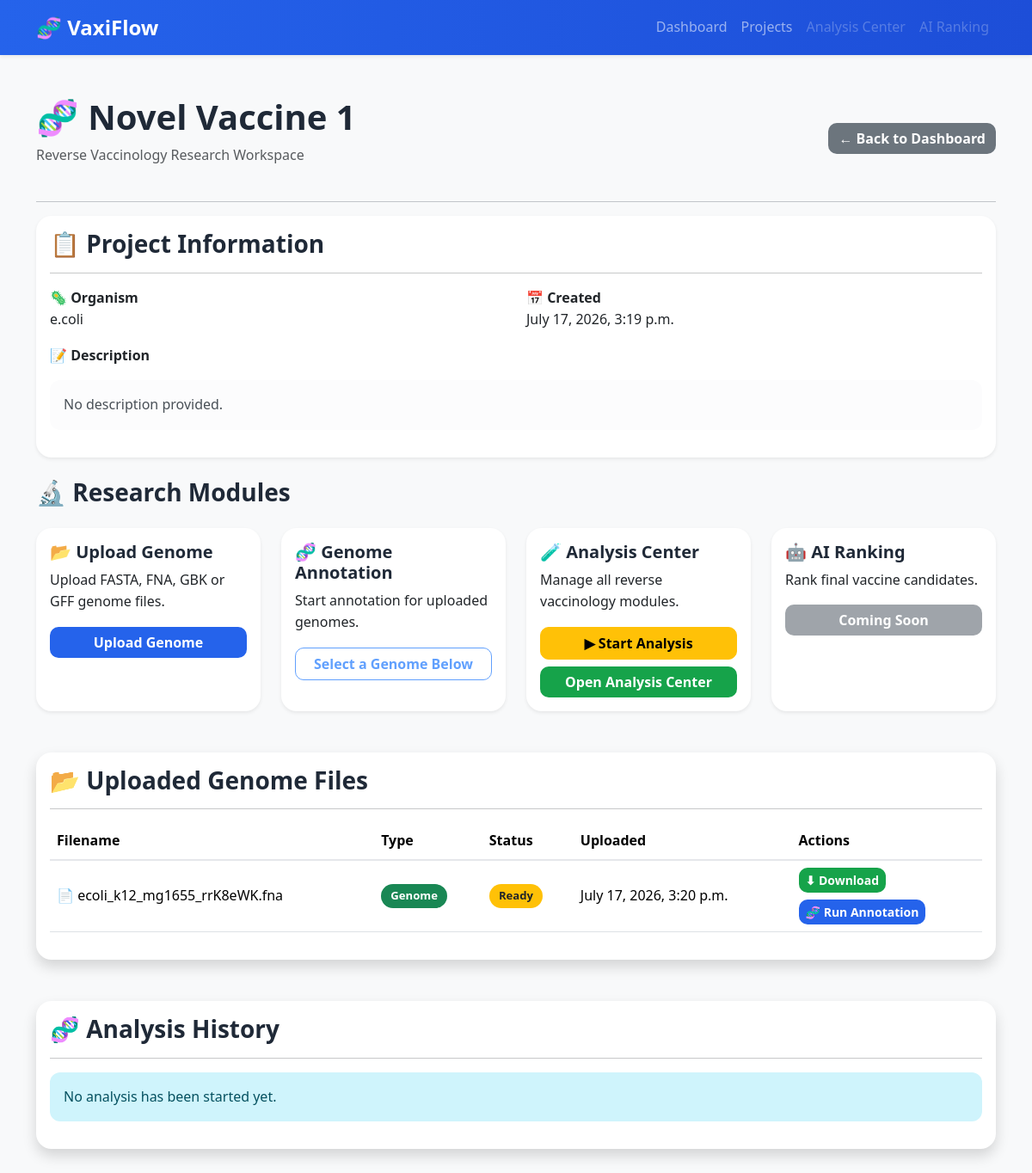
The app's page /projects/2/ with its own data.
### users/models.py (models this page shows, shortened)
class Project(models.Model):
    project_name = models.CharField(max_length=200)
    organism = models.CharField(max_length=300)
    description = models.TextField(blank=True)
    created_at = models.DateTimeField(auto_now_add=True)

class Genome(models.Model):
    project = models.ForeignKey(
        Project,
        on_delete=models.CASCADE,
        related_name="genomes"
    )
    genome_file = models.FileField(
        upload_to="genomes/"
    )
    uploaded_at = models.DateTimeField(
        auto_now_add=True
    )

### users/views.py (the view)
def project_detail(request, project_id):
    project = get_object_or_404(
        Project,
        id=project_id,
    )
    genomes = (
        Genome.objects.filter(
            project=project,
        )
        .order_by("-uploaded_at")
    )
    analyses = (
        Analysis.objects.filter(
            project=project,
        )
        .order_by("-started_at")
    )
    workflow_run = (
        WorkflowRun.objects.filter(
            project=project,
        )
        .order_by("-started_at")
        .first()
    )
    workflow_tasks = []
    if workflow_run:
        workflow_tasks = (
            workflow_run.tasks.select_related(
                "stage"
            )
            .order_by(
                "stage__order"
            )
        )
    return render(
        request,
        "projects/detail.html",
        {
            "project": project,
            "genomes": genomes,
            "analyses": analyses,
            "workflow_run": workflow_run,
            "workflow_tasks": workflow_tasks,
        },
    )

### templates/projects/detail.html
{% extends "base.html" %}
{% block content %}
<div class="d-flex justify-content-between align-items-center mb-4">
    <div>
        <h1>🧬 {{ project.project_name }}</h1>
        <p class="text-muted">
            Reverse Vaccinology Research Workspace
        </p>
    </div>
    <a href="/" class="btn btn-secondary">
        ← Back to Dashboard
    </a>
</div>
<hr>
<div class="card shadow-sm mb-4">
    <div class="card-body">
        <h3>📋 Project Information</h3>
        <hr>
        <div class="row">
            <div class="col-md-6">
                <p>
                    <strong>🦠 Organism</strong><br>
                    {{ project.organism }}
                </p>
            </div>
            <div class="col-md-6">
                <p>
                    <strong>📅 Created</strong><br>
                    {{ project.created_at }}
                </p>
            </div>
        </div>
        <p>
            <strong>📝 Description</strong>
        </p>
        <div class="alert alert-light">
            {{ project.description|default:"No description provided." }}
        </div>
    </div>
</div>
<h3 class="mb-4">
    🔬 Research Modules
</h3>
<div class="row g-4 mb-5">
    <div class="col-md-3">
        <div class="card shadow-sm h-100">
            <div class="card-body">
                <h5>📂 Upload Genome</h5>
                <p>
                    Upload FASTA, FNA, GBK or GFF genome files.
                </p>
                <a
                    href="/projects/{{ project.id }}/upload/"
                    class="btn btn-primary w-100">
                    Upload Genome
                </a>
            </div>
        </div>
    </div>
    <div class="col-md-3">
        <div class="card shadow-sm h-100">
            <div class="card-body">
                <h5>🧬 Genome Annotation</h5>
                <p>
                    Start annotation for uploaded genomes.
                </p>
                <button
                    class="btn btn-outline-primary w-100"
                    disabled>
                    Select a Genome Below
                </button>
            </div>
        </div>
    </div>
    <div class="col-md-3">
        <div class="card shadow-sm h-100">
            <div class="card-body">
                <h5>🧪 Analysis Center</h5>
                <p>
                    Manage all reverse vaccinology modules.
                </p>
                <a
                    href="{% url 'start_workflow' project.id %}"
                    class="btn btn-warning w-100 mb-2">
                    ▶ Start Analysis
                </a>
                <a
                    href="{% url 'analysis_dashboard' project.id %}"
                    class="btn btn-success w-100">
                    Open Analysis Center
                </a>
            </div>
        </div>
    </div>
    <div class="col-md-3">
        <div class="card shadow-sm h-100">
            <div class="card-body">
                <h5>🤖 AI Ranking</h5>
                <p>
                    Rank final vaccine candidates.
                </p>
                <button
                    class="btn btn-secondary w-100"
                    disabled>
                    Coming Soon
                </button>
            </div>
        </div>
    </div>
</div>
<div class="card shadow mb-5">
    <div class="card-body">
        <h3>📂 Uploaded Genome Files</h3>
        <hr>
        {% if genomes %}
        <table class="table table-hover align-middle">
            <thead>
                <tr>
                    <th>Filename</th>
                    <th>Type</th>
                    <th>Status</th>
                    <th>Uploaded</th>
                    <th>Actions</th>
                </tr>
            </thead>
            <tbody>
            {% for genome in genomes %}
                <tr>
                    <td>
                        📄 {{ genome.genome_file.name|cut:"genomes/" }}
                    </td>
                    <td>
                        <span class="badge bg-success">
                            Genome
                        </span>
                    </td>
                    <td>
                        <span class="badge bg-warning text-dark">
                            Ready
                        </span>
                    </td>
                    <td>
                        {{ genome.uploaded_at }}
                    </td>
                    <td>
                        <a
                            href="{% url 'download_genome' genome.id %}"
                            class="btn btn-sm btn-success mb-2">
                            ⬇ Download
                        </a>
                        <br>
                        <a
                            href="{% url 'run_annotation' genome.id %}"
                            class="btn btn-sm btn-primary">
                            🧬 Run Annotation
                        </a>
                    </td>
                </tr>
            {% endfor %}
            </tbody>
        </table>
        {% else %}
        <div class="alert alert-warning">
            No genome uploaded yet.
        </div>
        {% endif %}
    </div>
</div>
<div class="card shadow">
    <div class="card-body">
        <h3>🧬 Analysis History</h3>
        <hr>
        {% if analyses %}
        <table class="table table-hover align-middle">
            <thead>
                <tr>
                    <th>Analysis</th>
                    <th>Genome</th>
                    <th>Status</th>
                    <th>Started</th>
                    <th>Actions</th>
                </tr>
            </thead>
            <tbody>
            {% for analysis in analyses %}
                <tr>
                    <td>
                        {{ analysis.get_analysis_type_display }}
                    </td>
                    <td>
                        {{ analysis.genome.genome_file.name|cut:"genomes/" }}
                    </td>
                    <td>
                        {% if analysis.status == "completed" %}
                            <span class="badge bg-success">
                                Completed
                            </span>
                        {% elif analysis.status == "running" %}
                            <span class="badge bg-primary">
                                Running
                            </span>
                        {% elif analysis.status == "failed" %}
                            <span class="badge bg-danger">
                                Failed
                            </span>
                        {% else %}
                            <span class="badge bg-warning text-dark">
                                Pending
                            </span>
                        {% endif %}
                    </td>
                    <td>
                        {{ analysis.started_at }}
                    </td>
                    <td>
                        {% if analysis.status == "completed" %}
                            <a
                                href="{% url 'protein_list' analysis.id %}"
                                class="btn btn-sm btn-success">
                                🧬 View Proteins
                            </a>
                        {% else %}
                            <button
                                class="btn btn-sm btn-secondary"
                                disabled>
                                Not Available
                            </button>
                        {% endif %}
                    </td>
                </tr>
            {% endfor %}
            </tbody>
        </table>
        {% else %}
        <div class="alert alert-info">
            No analysis has been started yet.
        </div>
        {% endif %}
    </div>
</div>
{% endblock %}

### static/css/style.css (style rules this page uses)
:root { --primary:#2563eb; --primary-dark:#1d4ed8; --success:#16a34a; --warning:#f59e0b; --danger:#dc2626; --info:#06b6d4; --background:#f8fafc; --card:#ffffff; --text:#1f2937; --muted:#6b7280; --border:#e5e7eb; }
body { background:var(--background); color:var(--text); font-family: "Segoe UI", Tahoma, Geneva, Verdana, sans-serif; font-size:16px; line-height:1.6; }
h1,h2,h3,h4,h5,h6 { font-weight:700; color:var(--text); }
a { text-decoration:none; }
.card { border:none; border-radius:18px; background:var(--card); box-shadow: 0 10px 30px rgba(0,0,0,.08); transition: transform .25s, box-shadow .25s; }
.btn { border-radius:10px; font-weight:600; transition:.25s; }
.btn-primary { background:var(--primary); border:none; }
.btn-success { background:var(--success); border:none; }
.btn-secondary { border:none; }
.table { vertical-align:middle; }
.table thead { background:#f1f5f9; }
.table th { font-weight:700; border-bottom:2px solid var(--border); }
.table tbody tr { transition:.2s; }
.badge { font-size:.82rem; padding:.45rem .7rem; border-radius:20px; }
.alert { border:none; border-radius:12px; }

### records on screen
Project: project_name "Novel Vaccine 1", organism "e.coli", created_at "July 17, 2026, 3:19 p.m.", description "No description provided."
Genome: genome_file.name "ecoli_k12_mg1655_rrK8eWK.fna", uploaded_at "July 17, 2026, 3:20 p.m."
